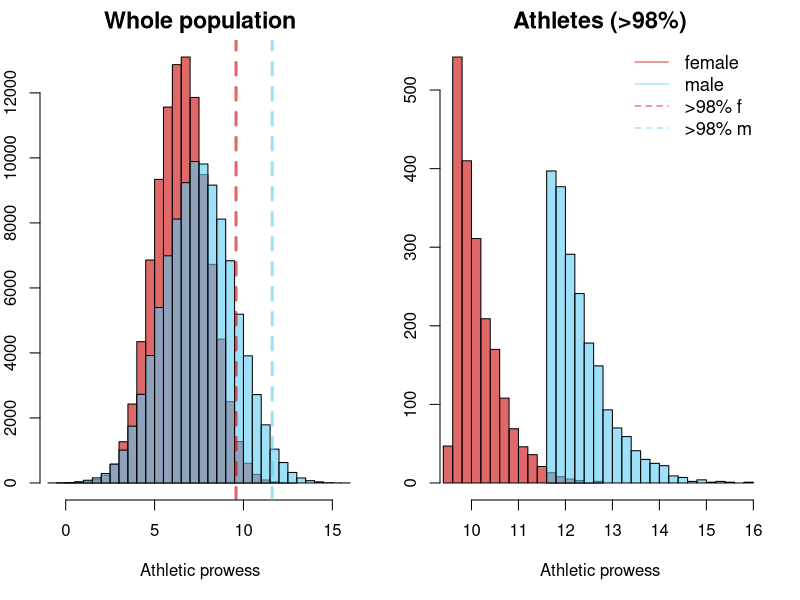

This chart was generated by the following R code:
## ---- chunk 1
# Generate population
N = 100000
male <- rnorm(N, 7.5, 2)
female <- rnorm(N, 6.5, 1.5)

# Find athletes
cutoff_ath <- 0.98
male_cutoff <- male[order(male)[round(cutoff_ath*length(male))]]
female_cutoff <- female[order(female)[round(cutoff_ath*length(female))]]

athlete_males <- male[which(male>male_cutoff)]
athlete_females <- female[which(female>female_cutoff)]


# Visualize
par(mfrow=c(1,2), mar=c(5,2,2,2))
bblue <- rgb(89,202,243,max=255,alpha=150,names="blue50")
rred <- rgb(200,0,0,max=255,alpha=150,names="red50")

# Whole
hist(female, xlim=range(male,female), breaks=30, col=rred,
     xlab="Athletic prowess", ylab=c(""), cex.main=1.4, main="Whole population")
hist(male, xlim=range(male,female), breaks=30, col=bblue, add=TRUE)
abline(v=male_cutoff, col=bblue, lty=2, lwd=3)
abline(v=female_cutoff, col=rred, lty=2, lwd=3)

# Athletes
hist(athlete_females, xlim=range(athlete_males,athlete_females), breaks=20, col=rred,
     xlab="Athletic prowess", ylab=c(""), cex.main=1.4, main="Athletes (>98%)")
hist(athlete_males, xlim=range(male,female), breaks=30, col=bblue, add=TRUE)
legend("topright", legend=c("female", "male", ">98% f", ">98% m"),
       col=c(rred, bblue), lty=c(1,1,2,2), lwd=1.3, cex=1.1, bty="n")

